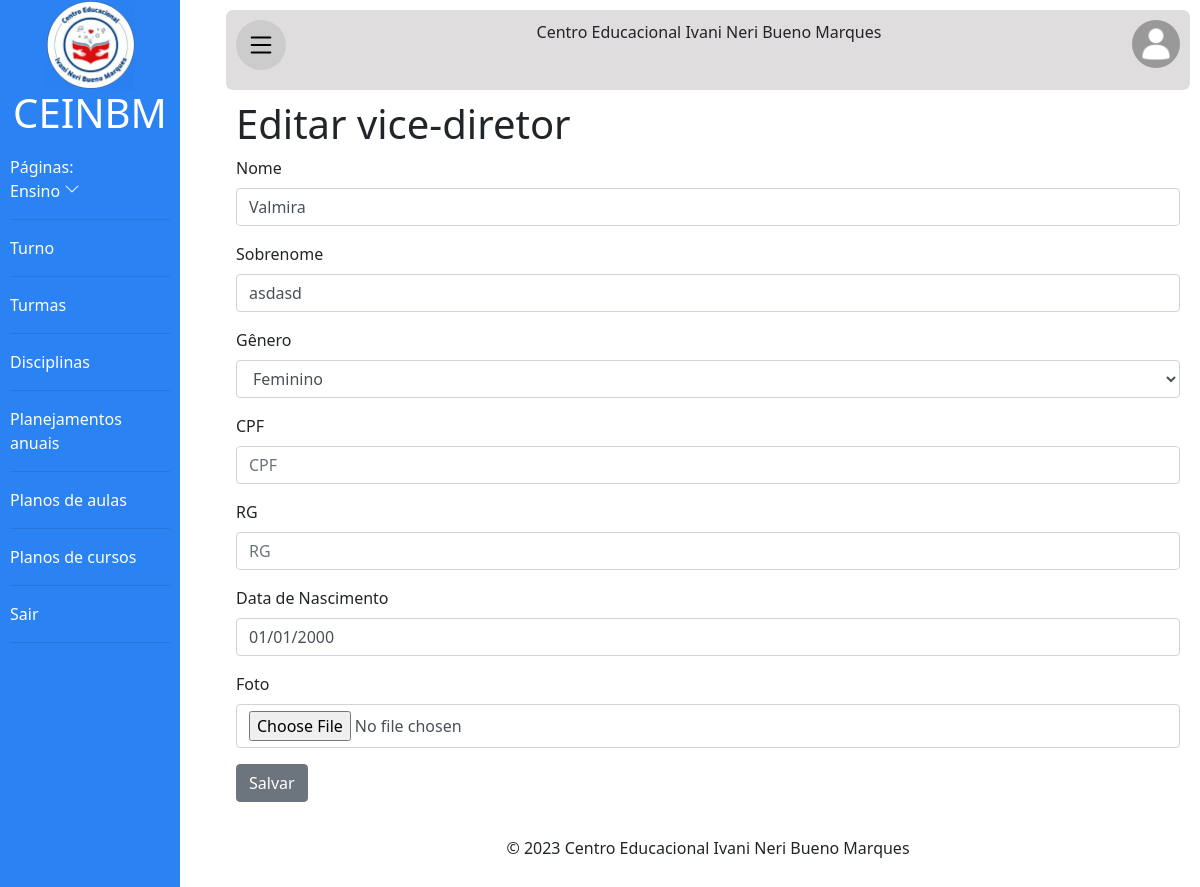
Page /ceinbm/editar/ViceDiretor/2 (signed in) on the committed database.
### principal/models.py (models this page shows, shortened)
class Usuario(models.Model):
    texto_ajuda_senha = 'A senha deverá ter no mínimo 8 caracteres. Deverá ter números e letras.'
    generos = [
        ('Masculino', 'Masculino'),
        ('Feminino', 'Feminino'),
        ('Outro', 'Outro')
    ]
    user = models.OneToOneField(
        User, on_delete=models.CASCADE, blank=True, null=True)
    nome = models.CharField(max_length=50)
    sobrenome = models.CharField(max_length=100)
    genero = models.CharField(
        max_length=30, choices=generos, verbose_name='Gênero', default='Outro')
    email = models.EmailField()
    senha = models.CharField(max_length=128, help_text=texto_ajuda_senha)
    cpf = models.CharField(max_length=14, blank=True, verbose_name='CPF')
    rg = models.CharField(max_length=13, blank=True, verbose_name='RG')
    data_de_nascimento = models.DateField(
        blank=True, null=True, default='01/01/2000', verbose_name='Data de Nascimento')
    class Meta:
        abstract = True

class ViceDiretor(Usuario):
    cargo = models.CharField(
        max_length=100, default='Vice-diretor', verbose_name='Cargo')
    foto = models.ImageField(
        upload_to='fotos_vice-diretores/', blank=True, null=True, verbose_name='Foto')

### editar/views.py (the view, shortened to what this page needs)
# urls.py: path('ViceDiretor/<int:id>',views.edt_vicediretor,name='edt_vicediretor'),
@login_required(login_url='login')
@has_permission_decorator(permission_name='modificar_vicediretor')
def edt_vicediretor(request, id):
    vicediretor = get_object_or_404(ViceDiretor, pk=id)
    form = ViceDiretorEditarModelForm(
        request.POST or None, request.FILES or None, instance=vicediretor)
    return render(request, 'editar_vicediretor.html', {'form': form, 'id': id})

### editar/formsEditar.py
class ViceDiretorEditarModelForm(forms.ModelForm):
    class Meta:
        model=ViceDiretor
        fields='__all__'
        exclude=[
            'user',
            'cargo',
            'email',
            'senha'
        ]

### editar/templates/editar_vicediretor.html (shortened to what this page needs)
{% extends 'baseoficial.html' %}
{% load static %}
{% load bootstrap4 %}
{% block section %}
<form action="{% url 'edt_vicediretor' id %}" method="post" enctype="multipart/form-data">{% csrf_token %}
    <h1>Editar vice-diretor</h1>
    {% bootstrap_form form %}
    <button class="btn btn-secondary" type="submit">Salvar</button>
</form>
<br>
{% endblock %}

### templates/static/css/principal.css (style rules this page uses)
* { margin: 0; padding: 0; font-family: 'Segoe UI', Tahoma, Geneva, Verdana, sans-serif; }
body { background-color: rgb(240, 240, 240); min-width: 300px; }

### rows in the picture
ViceDiretor: nome "Valmira", sobrenome "asdasd", genero "Feminino", data_de_nascimento "01/01/2000"
